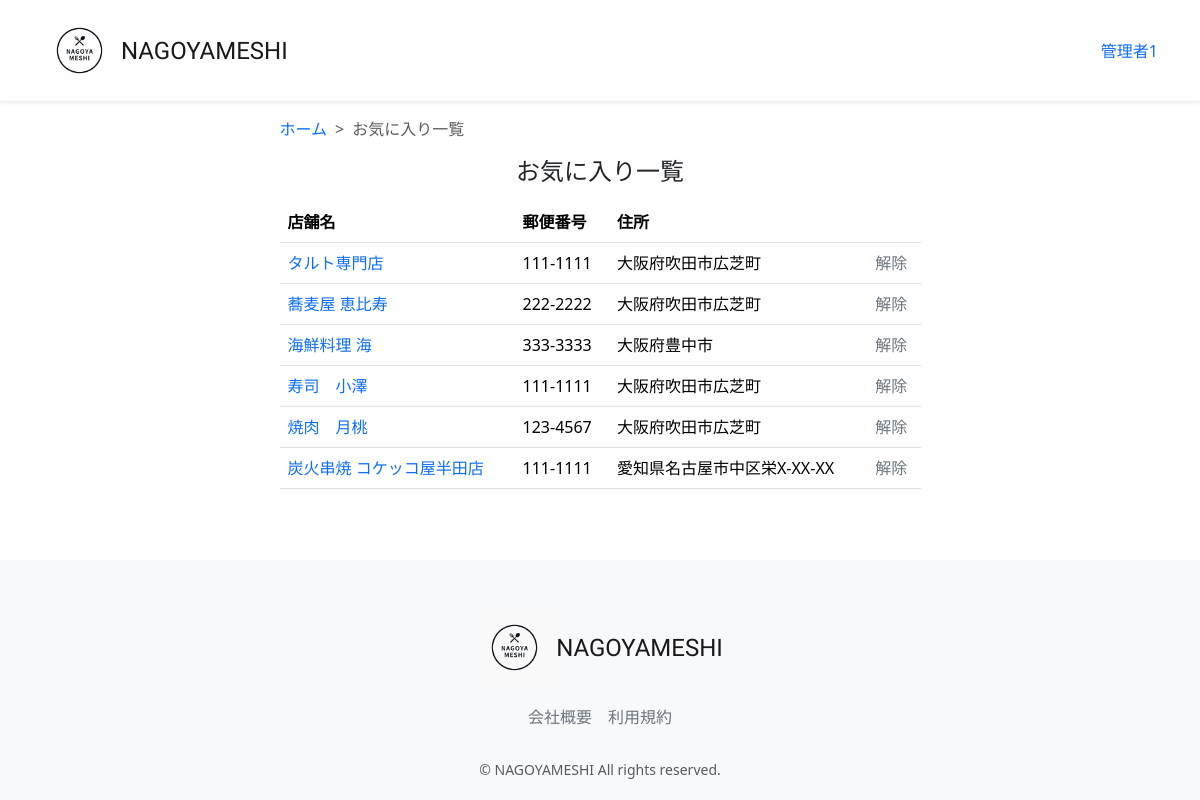
The app's page /favorite-list/ (signed in) with its own data.
### accounts/models.py (models this page shows, shortened)
class CustomUser(AbstractUser):
    user_name = models.CharField(max_length=128, null=True, blank=True,verbose_name='ユーザー名')
    hurigana = models.CharField(max_length=128, null=True, blank=True,verbose_name='フリガナ')
    zip_code = models.CharField(max_length=16, null=True, blank=True,verbose_name='郵便番号')
    address = models.CharField(max_length=255, null=True, blank=True,verbose_name='住所')
    phone_number = models.CharField(max_length=20, null=True, blank=True,verbose_name='電話番号')
    birthday = models.DateField(null=True, blank=True,verbose_name='誕生日')
    job = models.CharField(max_length=255, null=True, blank=True,verbose_name='職業')
    is_subscribed = models.BooleanField(default=False, verbose_name='有料会員')
    stripe_customer_id = models.CharField(max_length=100, null=True, blank=True,verbose_name='StripeカスタマーID')
    stripe_subscription_id = models.CharField(max_length=100, null=True, blank=True,verbose_name='StripeサブスクリプションID')
    stripe_card_last4 = models.CharField(max_length=10, null=True, blank=True,verbose_name='Stripeカード下４桁')
    stripe_card_brand = models.CharField(max_length=20, null=True, blank=True,verbose_name='Stripeカードブランド')
    stripe_card_exp_month = models.IntegerField(default=0, verbose_name='Stripeカード有効月')
    stripe_card_exp_year = models.IntegerField(default=0, verbose_name='Stripeカード有効年')
    class Meta:
        verbose_name_plural = 'CustomUser'

### restaurant/models.py (models this page shows, shortened)
class Favorite(models.Model):
    user = models.ForeignKey(CustomUser, verbose_name='ユーザー',on_delete=models.PROTECT, null=True, blank=True)
    restaurant = models.ForeignKey(Restaurant, verbose_name='レストラン',on_delete=models.PROTECT)
    created_at = models.DateTimeField(verbose_name='お気に入り登録日時',auto_now_add=True)
    updated_at = models.DateTimeField(verbose_name='お気に入り更新日時',auto_now=True)
    class Meta:
        verbose_name= 'お気に入り'
        verbose_name_plural = 'お気に入り'

class Restaurant(models.Model):
    name = models.CharField(verbose_name='店舗名', max_length=64)
    description = models.CharField(verbose_name='説明', max_length=128)
    price_min = models.IntegerField(verbose_name="最低金額", default=1000)
    price_max = models.IntegerField(verbose_name="最高金額", default=5000)
    zip_code = models.CharField(verbose_name='郵便番号', max_length=32)
    address = models.CharField(verbose_name='住所', max_length=128)
    open_time = models.TimeField(verbose_name="開店時間", default="17:00")
    close_time = models.TimeField(verbose_name="閉店時間", default="21:00")
    close_day_of_week = models.PositiveIntegerField(verbose_name='定休日', default=0)
    seats_number = models.PositiveIntegerField(verbose_name='座席数', default=10)
    category = models.ForeignKey(Category, verbose_name='カテゴリー', on_delete=models.PROTECT)
    photo = models.ImageField(verbose_name='写真', blank=True, null=True)
    created_at = models.DateTimeField(verbose_name='作成日時', auto_now_add=True)
    updated_at = models.DateTimeField(verbose_name='更新日時', auto_now=True)
    class Meta:
        verbose_name = 'レストラン'
        verbose_name_plural = 'レストラン'

### restaurant/views.py (the view)
# urls.py: path("favorite-list/", views.FavoriteListView.as_view(), name="favorite_list"),
class FavoriteListView(generic.ListView):
    model = models.Favorite
    template_name = 'favorite/favorite_list.html'
    def get_queryset(self):
        user_id = self.request.user.id
        queryset = models.Favorite.objects.filter(user_id=user_id).order_by('-created_at')
        return queryset

### restaurant/templates/favorite/favorite_list.html (shortened to what this page needs)
{% extends "layout/base.html" %}
{% load static %}
{% block content %}
<main>
    <div class="container nagoyameshi-container pb-5">
      <div class="row justify-content-center">
        <div class="col-xxl-6 col-xl-7 col-lg-8 col-md-10">
          <nav class="my-3" style="--bs-breadcrumb-divider: '>';" aria-label="breadcrumb">
            <ol class="breadcrumb mb-0">
              <li class="breadcrumb-item"><a href="{% url 'top_page' %}">ホーム</a></li>
              <li class="breadcrumb-item active" aria-current="page">お気に入り一覧</li>
            </ol>
          </nav>
          <h1 class="mb-3 text-center">お気に入り一覧</h1>
            <table class="table">
              <thead>
                <tr>
                  <th scope="col">店舗名</th>
                  <th scope="col">郵便番号</th>
                  <th scope="col">住所</th>
                  <th scope="col"></th>
                </tr>
              </thead>
                <tbody>
                  {% for favorite in object_list %}
                    <tr>
                      <td>
                        <a href="{% url 'restaurant_detail' favorite.restaurant.id %}">
                         {{ favorite.restaurant.name }}
                        </a>
                      </td>
                        <td>{{ favorite.restaurant.zip_code }}</td>
                          <td> {{ favorite.restaurant.address }}</td>
                            <td>
                              <a href="#" class="link-secondary" data-bs-toggle="modal"
                                                                 data-bs-target="#removeFavoriteModal"
                                                                 data-favorite-id="{{ favorite.id }}"
                                                                 data-restaurant-name=" {{ favorite.restaurant.name }}">解除</a>
                            </td>
                    </tr>
                </tbody>
                  {% endfor %}
            </table>
          </div>
        </div>
    </div>
</main>
  {% endblock %}

### restaurant/templates/layout/base.html (shortened to what this page needs)
{% load static %}
<!DOCTYPE html>
<html lang="ja">
  <head>
      <link href="https://cdn.jsdelivr.net/npm/bootstrap@5.3.3/dist/css/bootstrap.min.css" rel="stylesheet">
      <link href="{% static 'css/nagoyameshi.css' %}" rel="stylesheet">
  </head>
  <body>
    <div id="app" class="wrapper">
      <nav class="navbar navbar-expand-md navbar-light bg-white shadow-sm">
        <div class="container nagoyameshi-container">
          <a class="navbar-brand app-name" href="{% url 'top_page' %}">
            <div class="d-flex align-items-center">
              <img class="nagoyameshi-logo me-1" src="{% static 'images/logo/logo.png' %}" alt="nagoyameshi">NAGOYAMESHI</div>
          </a>
          <div class="collapse navbar-collapse" id="navbarSupportedContent">
            <ul class="navbar-nav ms-auto">
              {% if user.is_subscribed %}
                <li class="nav-item dropdown">
                  <a id="navbarDropdown" class="nav-linkdropdown-toggle" href="#" role="button" data-bs-toggle="dropdown" aria-haspopup="true" aria-expanded="false" v-pre>{{ user.user_name }}</a>
                  <div class="dropdown-menu dropdown-menu-end" aria-labelledby="navbarDropdown">
                    <a class="dropdown-item" href="{% url 'user_detail' user.id %}">会員情報</a>
                    <a class="dropdown-item" href="{% url 'reservation_list' %}">予約一覧</a>
                    <a class="dropdown-item" href="{% url 'favorite_list' %}">お気に入り一覧</a>
                    <a class="dropdown-item" href="{% url 'subscribe_edit' %}">有料プラン編集</a>
                    <a class="dropdown-item" href="{% url 'subscribe_cancel' %}">有料プラン即時解約</a>
                      {% if user.is_staff %}
                        <a class ="dropdown-item"  href="{% url 'user_list' %}">サイト管理</a>
                      {% endif %}
                    <div class="dropdown-divider"></div>
                    <a class="dropdown-item" href="{% url 'account_logout' %}">ログアウト</a>
                  </div>
                </li>
              {% else %}
                {% if user.is_authenticated %}
                  <li class="nav-item dropdown">
                    <a id="navbarDropdown" class="nav-linkdropdown-toggle" href="#" role="button" data-bs-toggle="dropdown" aria-haspopup="true" aria-expanded="false" v-pre>{{ user.user_name }}</a>
                 </li>
                {% endif %}
              {% endif %}
            </ul>
          </div>
        </div>
      </nav>
    {% block content %}
    {% endblock %}
      <footer class="bg-light">
        <div class="d-flex justify-content-center footer-logo">
            <a class="navbar-brand app-name" href="{% url 'top_page' %}">
              <div class="d-flex align-items-center"><img class="nagoyameshi-logo me-1" src="{% static 'images/logo/footer_logo.png' %}" alt="nagoyameshi">NAGOYAMESHI</div>
            </a>
        </div>
        <div class="d-flex justify-content-center footer-link">
          <a href="{% url 'company_page' %}" class="link-secondary me-3">会社概要</a>
          <a href="{% url 'terms_page' %}" class="link-secondary">利用規約</a>
        </div>
        <p class="text-center text-muted small mb-0">&copy; NAGOYAMESHI All rights reserved.</p>
      </footer>
      </div>
  </body>
</html>

### static/css/nagoyameshi.css (style rules this page uses)
.wrapper { min-height: 100vh; position: relative; padding-bottom: 240px; box-sizing: border-box; }
.nagoyameshi-logo { height: 75px; }
.bg-light { background-color: rgb(0 0 0 / 60%); }
.app-name { font-family: 'Carter One', cursive; font-size: 24px; color: #191919; }
footer { width: 100%; height: 240px; position: absolute; bottom: 0; padding: 50px 15px; }
.footer-logo { margin-bottom: 20px; }
.footer-link { margin-bottom: 30px; }
h1 { font-size: 1.5rem; }
a { text-decoration: none !important; }

### records on screen
CustomUser: user_name "管理者1"
Favorite: restaurant.name "タルト専門店", restaurant.zip_code "111-1111", restaurant.address "大阪府吹田市広芝町"
Favorite: restaurant.name "蕎麦屋 恵比寿", restaurant.zip_code "222-2222", restaurant.address "大阪府吹田市広芝町"
Favorite: restaurant.name "海鮮料理 海", restaurant.zip_code "333-3333", restaurant.address "大阪府豊中市"
Favorite: restaurant.name "寿司 小澤", restaurant.zip_code "111-1111", restaurant.address "大阪府吹田市広芝町"
Favorite: restaurant.name "焼肉 月桃", restaurant.zip_code "123-4567", restaurant.address "大阪府吹田市広芝町"
Favorite: restaurant.name "炭火串焼 コケッコ屋半田店", restaurant.zip_code "111-1111", restaurant.address "愛知県名古屋市中区栄X-XX-XX"
